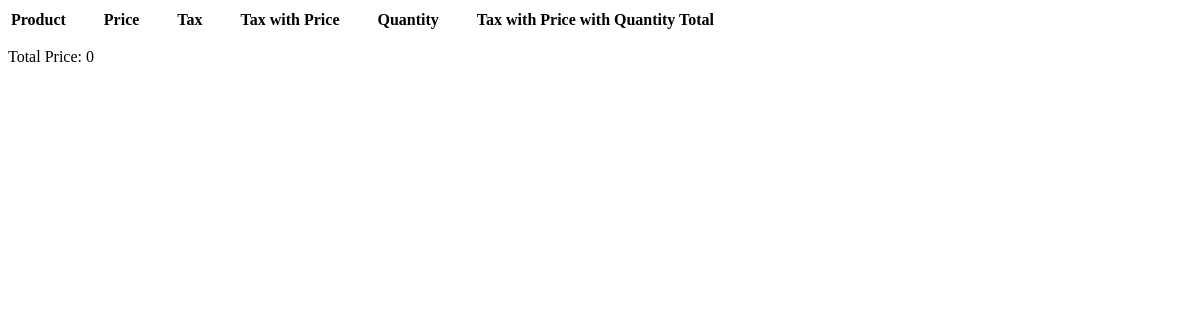
Page /report/5/ on the earlier database version.
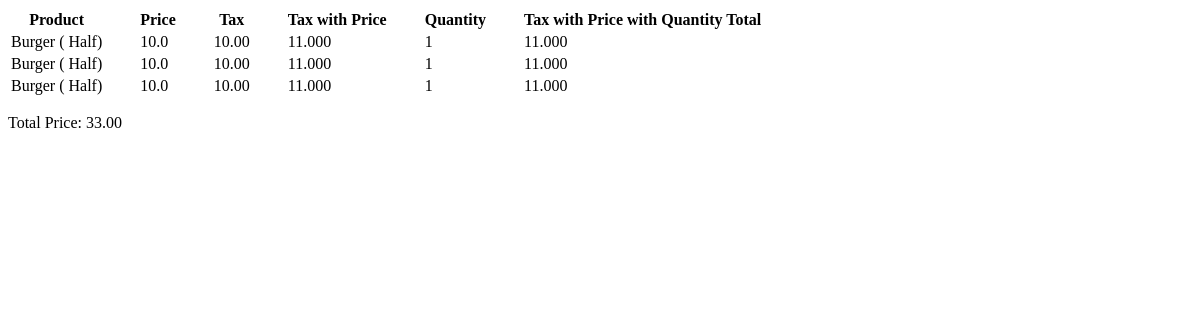
Same page on the later database version.
### adminapp/models.py (models this page shows, shortened)
class Order(models.Model):
    TYPE = (
        ('Home Delivery', 'Home Delivery'),
        ('Take Away', 'Take Away'),
    )
    PAYMENT_MODE = (
        ('Cash on Delivery', 'Cash on Delivery'),
        ('Card on Delivery', 'Card on Delivery'),
    )
    STATUS = (
        ('Pending', 'Pending'),
        ('Order Confirmed', 'Order Confirmed'),
        ('Order Don', 'Order Don'),
        ('Cancel', 'Cancel'),
    )
    cart = models.ManyToManyField(Cart)
    reference_number = models.CharField(max_length=100, unique=True)
    order_type = models.CharField(max_length=100, choices=TYPE)
    name = models.CharField(max_length=200)
    whatsapp_number = models.CharField(max_length=20)
    contact_number = models.CharField(max_length=20)
    address_one = models.CharField(max_length=500)
    address_two = models.CharField(max_length=500)
    address_three = models.CharField(max_length=500)
    order_note = models.CharField(max_length=500)
    payment_mode = models.CharField(max_length=100, choices=PAYMENT_MODE)
    date = models.DateField()
    time = models.TimeField()
    status = models.CharField(max_length=100, choices=STATUS, default='Pending', null=True, blank=True)
    def get_cart_total(self):
        total = Decimal(0)
        for cart_item in self.cart.all():
            total += cart_item.total
        return total

class Cart(models.Model):
    user = models.UUIDField(null=True, blank=True)
    product_price = models.ForeignKey(ProductPrice, on_delete=models.CASCADE)
    quantity = models.PositiveIntegerField(default=1)
    product_price_dummy = models.CharField(max_length=100, null=True, blank=True)
    tax_dummy = models.CharField(max_length=100, null=True, blank=True)
    total = models.DecimalField(max_digits=10, decimal_places=2, null=True, blank=True)
    def get_total_price_with_tax_dummy(self):
        price = self.product_price_dummy
        tax_amount = Decimal(price) * Decimal(self.tax_dummy) / 100
        total_price_with_tax = (Decimal(price) + tax_amount)
        return total_price_with_tax
    def get_total_tax_with_price_and_quantity_dummy(self):
        price = self.product_price_dummy
        tax_amount = Decimal(price) * Decimal(self.tax_dummy) / 100
        total_tax_with_price_and_quantity = (tax_amount + Decimal(price)) * Decimal(self.quantity)
        return total_tax_with_price_and_quantity

class ProductPrice(models.Model):
    product = models.ForeignKey(Product, on_delete=models.CASCADE)
    name = models.CharField(max_length=50)
    actual_price = models.FloatField()
    discount_price = models.FloatField(null=True, blank=True)
    tax = models.DecimalField(max_digits=5, decimal_places=2)

class Product(models.Model):
    name = models.CharField(max_length=100)
    category = models.ManyToManyField(Category)
    image = models.ImageField(upload_to='product_image', null=True)
    description = models.CharField(max_length=100, null=True)
    availability = models.BooleanField(default=False)

### adminapp/views.py (the view)
# urls.py: path('report/<int:order_id>/', views.report_detalis, name='report_detalis'),
def report_detalis(request, order_id):
    order = Order.objects.get(id= order_id)
    return render(request, 'report_detalis.html', {'order': order})

### adminapp/templates/report_detalis.html (shortened to what this page needs)
<!DOCTYPE html>
<html lang="en">
<head>
</head>
<body>
    <table>
        <thead>
          <tr>
            <th style="padding-right: 35px;">Product</th>
            <th style="padding-right: 35px;">Price</th>
            <th style="padding-right: 35px;">Tax</th>
            <th style="padding-right: 35px;">Tax with Price</th>
            <th style="padding-right: 35px;">Quantity</th>
            <th style="padding-right: 35px;">Tax with Price with Quantity Total</th>
          </tr>
        </thead>
        <tbody>
          {% for cart in order.cart.all %}
            <tr>
              <td style="padding-right: 35px;">{{ cart.product_price.product.name }} ( {{ cart.product_price.name}})</td>
            <td style="padding-right: 35px;">{{ cart.product_price_dummy }}</td>
            <td style="padding-right: 35px;">{{ cart.tax_dummy }}</td>
            <td style="padding-right: 35px;">{{ cart.get_total_price_with_tax_dummy }}</td>
            <td style="padding-right: 35px;">{{ cart.quantity }}</td>
            <td style="padding-right: 35px;">{{ cart.get_total_tax_with_price_and_quantity_dummy }}</td>
            </tr>
          {% endfor %}
        </tbody>
    </table>
    <p>Total Price: {{ order.get_cart_total }}</p>
</body>
</html>

Differences in the rows shown:
added Cart: product_price.product.name "Burger", product_price.name "Half", product_price_dummy "10.0", tax_dummy "10.00", get_total_price_with_tax_dummy "11.000", quantity "1", get_total_tax_with_price_and_quantity_dummy "11.000"
added Cart: product_price.product.name "Burger", product_price.name "Half", product_price_dummy "10.0", tax_dummy "10.00", get_total_price_with_tax_dummy "11.000", quantity "1", get_total_tax_with_price_and_quantity_dummy "11.000"
added Cart: product_price.product.name "Burger", product_price.name "Half", product_price_dummy "10.0", tax_dummy "10.00", get_total_price_with_tax_dummy "11.000", quantity "1", get_total_tax_with_price_and_quantity_dummy "11.000"
computed for Order: get_cart_total "0" → "33.00"
